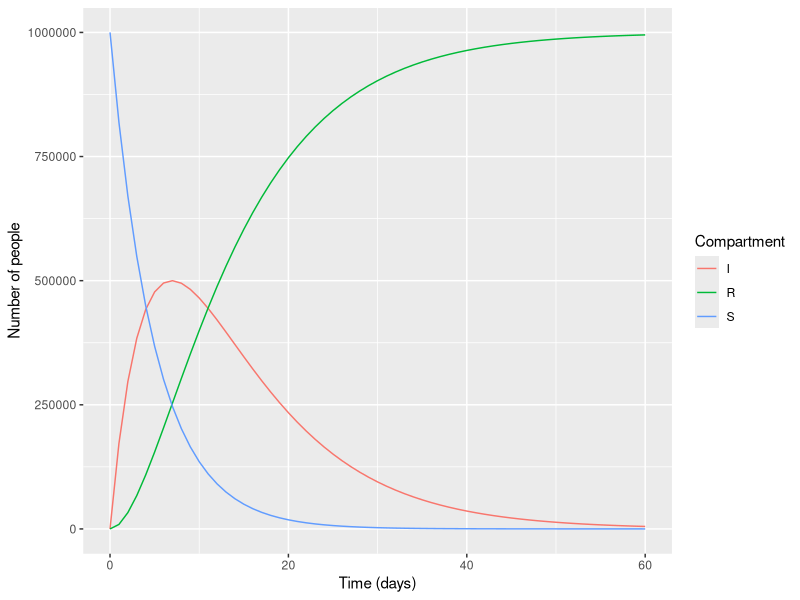

The R script that drew this image: (Note: this script raises an error after producing the figure.)

# LOAD THE PACKAGES:
library(ggplot2)
library(tidyr)
library(deSolve)

# MODEL INPUTS:
# Vector storing the initial number of people in each compartment (at timestep 0)
initial_state_values <- c(S = 999999,  # the whole population we are modelling is susceptible to infection
                          I = 1,       # the epidemic starts with a single infected person
                          R = 0)       # there is no prior immunity in the population
# Vector storing the parameters describing the transition rates in units of days^-1
parameters <- c(lambda = 0.2,  # the force of infection, which acts on susceptibles
                gamma = 0.1)   # the rate of recovery, which acts on those infected

# TIMESTEPS:

# Vector storing the sequence of timesteps to solve the model at
times <- seq(from = 0, to = 60, by = 1)   # from 0 to 60 days in daily intervals

# SIR MODEL FUNCTION: 

# The model function takes as input arguments (in the following order): time, state and parameters
sir_model <- function(time, state, parameters) {  
  
  with(as.list(c(state, parameters)), {  # tell R to unpack variable names from the state and parameters inputs
    
    # The differential equations
    dS <- -lambda * S               # people move out of (-) the S compartment at a rate lambda (force of infection)
    dI <- lambda * S - gamma * I    # people move into (+) the I compartment from S at a rate lambda, 
    # and move out of (-) the I compartment at a rate gamma (recovery)
    dR <- gamma * I                 # people move into (+) the R compartment from I at a rate gamma
    
    # Return the number of people in the S, I and R compartments at each timestep 
    # (in the same order as the input state variables)
    return(list(c(dS, dI, dR))) 
  })
  
}

# MODEL OUTPUT (solving the differential equations):

# Solving the differential equations using the ode integration algorithm
output <- as.data.frame(ode(y = initial_state_values, 
                            times = times, 
                            func = sir_model,
                            parms = parameters))
# Printing the model output returns a dataframe with columns time (containing the times vector), 
# S (containing the number of susceptible people at each timestep),
# I (containing the number of infected people at each timestep) and 
# R (containing the number of recovered people at each timestep).

output_long <- pivot_longer(output, cols = -time, names_to = "variable", values_to = "value")                 # turn output dataset into long format

#PLOT OUTPUT
ggplot(data = output_long,                                               # specify object containing data to plot
       aes(x = time, y = value, colour = variable, group = variable)) +  # assign columns to axes and groups
  geom_line() +                                                          # represent data as lines
  xlab("Time (days)")+                                                   # add label for x axis
  ylab("Number of people") +                                             # add label for y axis
  labs(colour = "Compartment")    

write.csv(output_long, "sir_output_long.csv", row.names = FALSE)
getwd(
  
)
write.csv(output_long, "~/Desktop/sir_output_long.csv", row.names = FALSE)
